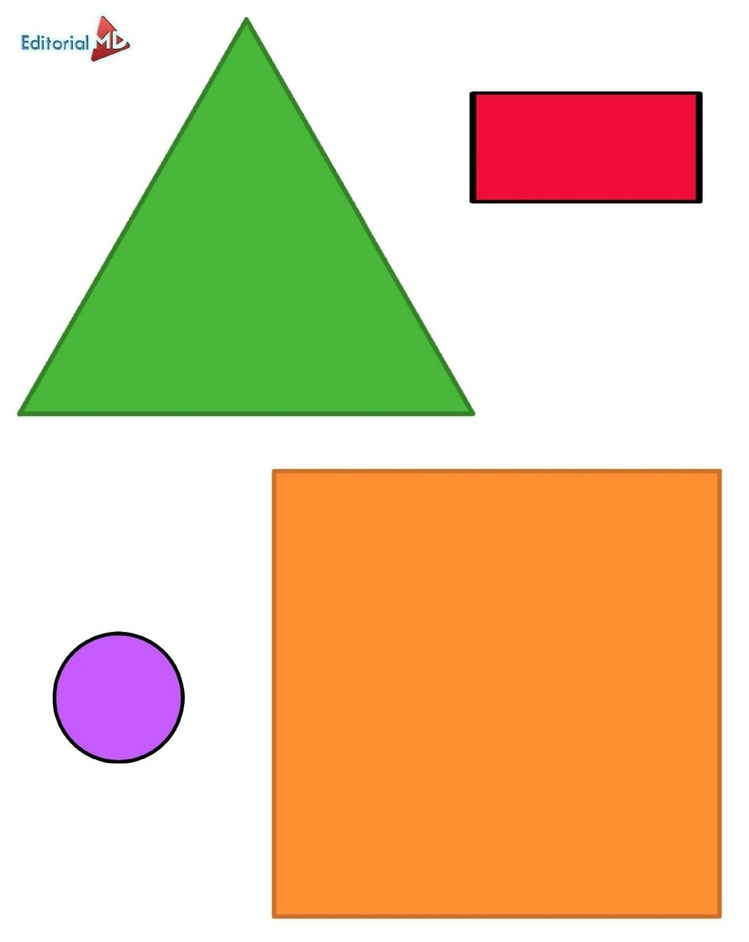
#> input picture figures.jpg, 749 x 942 px, shrunk from 1326 x 1669 before the run
$ python figurasColores.py   (older library calls are emulated)
#> lines starting #> are read from the running program, lines starting #| are printed output that depends on the picture; after the words box and inside, x2 and y2 are one past the last pixel; in counts of white or black regions, pixels touching at a corner belong together
import cv2
import numpy as np
import os

def figColor(imagenHSV):
	# Rojo
	rojoBajo1 = np.array([0, 100, 20], np.uint8)
	rojoAlto1 = np.array([10, 255, 255], np.uint8)
	rojoBajo2 = np.array([175, 100, 20], np.uint8)
	rojoAlto2 = np.array([180, 255, 255], np.uint8)

	# Naranja
	naranjaBajo = np.array([11, 100, 20], np.uint8)
	naranjaAlto = np.array([19, 255, 255], np.uint8)

	#Amarillo
	amarilloBajo = np.array([20, 100, 20], np.uint8)
	amarilloAlto = np.array([32, 255, 255], np.uint8)

	#Verde
	verdeBajo = np.array([36, 100, 20], np.uint8)
	verdeAlto = np.array([70, 255, 255], np.uint8)

	#Violeta
	violetaBajo = np.array([130, 100, 20], np.uint8)
	violetaAlto = np.array([145, 255, 255], np.uint8)

	#Rosa
	rosaBajo = np.array([146, 100, 20], np.uint8)
	rosaAlto = np.array([170, 255, 255], np.uint8)

	# Se buscan los colores en la imagen, segun los límites altos
	# y bajos dados
	maskRojo1 = cv2.inRange(imagenHSV, rojoBajo1, rojoAlto1)
	maskRojo2 = cv2.inRange(imagenHSV, rojoBajo2, rojoAlto2)
	maskRojo = cv2.add(maskRojo1, maskRojo2)
	maskNaranja = cv2.inRange(imagenHSV, naranjaBajo, naranjaAlto)
	maskAmarillo = cv2.inRange(imagenHSV, amarilloBajo, amarilloAlto)
	maskVerde = cv2.inRange(imagenHSV, verdeBajo, verdeAlto)
	maskVioleta = cv2.inRange(imagenHSV, violetaBajo, violetaAlto)
	maskRosa = cv2.inRange(imagenHSV, rosaBajo, rosaAlto)

	cntsRojo = cv2.findContours(maskRojo, cv2.RETR_EXTERNAL, cv2.CHAIN_APPROX_SIMPLE)[0] #Reemplaza por 1, si tienes OpenCV3
	cntsNaranja = cv2.findContours(maskNaranja, cv2.RETR_EXTERNAL, cv2.CHAIN_APPROX_SIMPLE)[0] #Reemplaza por 1, si tienes OpenCV3
	cntsAmarillo = cv2.findContours(maskAmarillo, cv2.RETR_EXTERNAL, cv2.CHAIN_APPROX_SIMPLE)[0] #Reemplaza por 1, si tienes OpenCV3
	cntsVerde = cv2.findContours(maskVerde, cv2.RETR_EXTERNAL, cv2.CHAIN_APPROX_SIMPLE)[0] #Reemplaza por 1, si tienes OpenCV3
	cntsVioleta = cv2.findContours(maskVioleta, cv2.RETR_EXTERNAL, cv2.CHAIN_APPROX_SIMPLE)[0] #Reemplaza por 1, si tienes OpenCV3
	cntsRosa = cv2.findContours(maskRosa, cv2.RETR_EXTERNAL, cv2.CHAIN_APPROX_SIMPLE)[0] #Reemplaza por 1, si tienes OpenCV3

	if len(cntsRojo)>0: color = 'Rojo'
	elif len(cntsNaranja)>0: color = 'Naranja'
	elif len(cntsAmarillo)>0: color = 'Amarillo'
	elif len(cntsVerde)>0: color = 'Verde'
	elif len(cntsVioleta)>0: color = 'Violeta'
	elif len(cntsRosa)>0: color = 'Rosa'

	return color

def figName(contorno,width,height):
	epsilon = 0.01*cv2.arcLength(contorno,True)
	approx = cv2.approxPolyDP(contorno,epsilon,True)

	if len(approx) == 3:
		namefig = 'Triangulo'

	if len(approx) == 4:
		aspect_ratio = float(width)/height
		if aspect_ratio == 1:
			namefig = 'Cuadrado'
		else:
			namefig = 'Rectangulo'

	if len(approx) == 5:
		namefig = 'Pentagono'

	if len(approx) == 6:
		namefig = 'Hexagono'

	if len(approx) > 10:
		namefig = 'Circulo'

	return namefig

# Obtiene la ruta del script actual
script_dir = os.path.dirname(os.path.abspath(__file__))

# Ruta completa del archivo de imagen
image_path = os.path.join(script_dir, 'figures.jpg')

# Lee la imagen
imagen = cv2.imread(image_path)
#> imagen is the input picture: shape (942, 749, 3); mean B, G, R 161.5, 199.6, 226.8
gray = cv2.cvtColor(imagen, cv2.COLOR_BGR2GRAY)
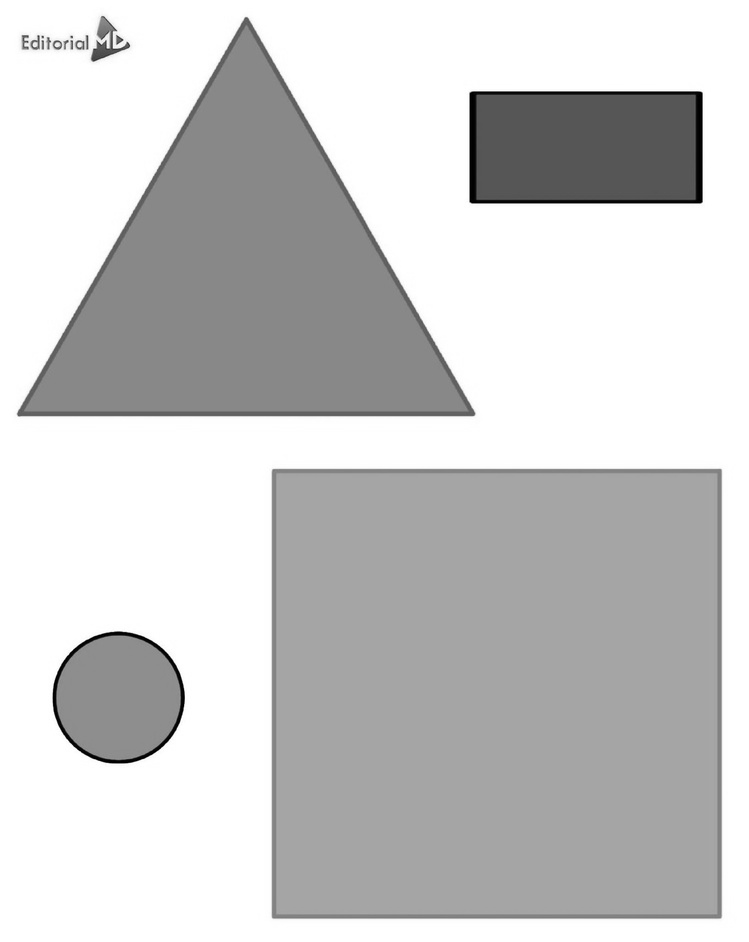
#> gray: shape (942, 749); min 0, max 255, mean 203.4
canny = cv2.Canny(gray, 10,150)
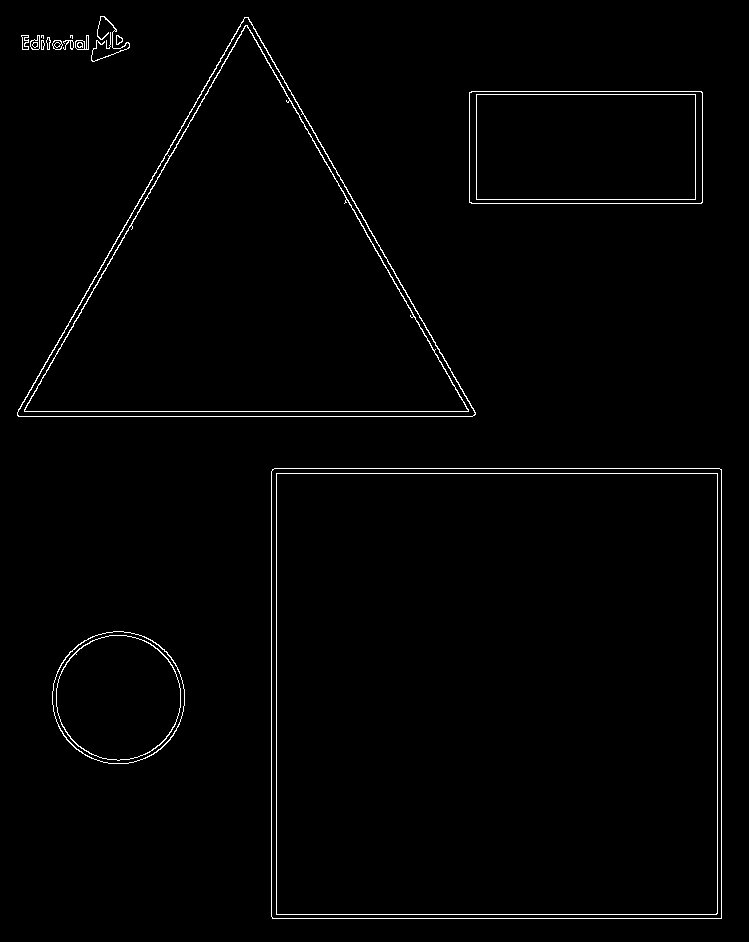
#> canny: shape (942, 749); 1.4% white in thin lines or dots
canny = cv2.dilate(canny,None,iterations=1)
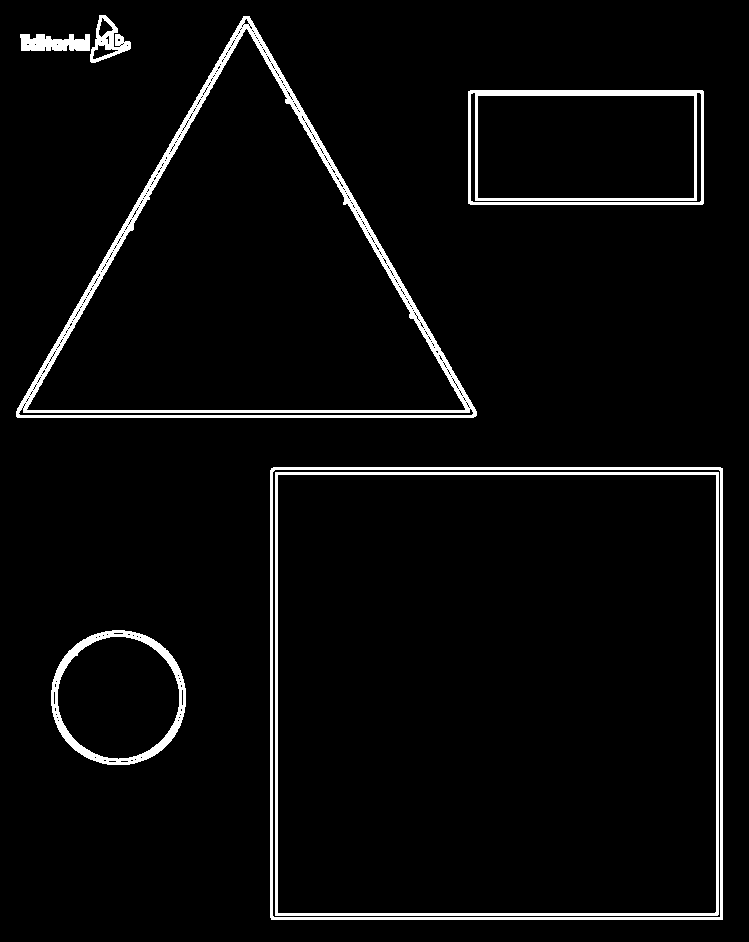
#> canny: shape (942, 749); 4.2% white; 7 white regions, largest, box (x1, y1, x2, y2) and area: (16, 16, 477, 418) 10102, (270, 467, 723, 920) 5396, (275, 472, 719, 916) 5292
canny = cv2.erode(canny,None,iterations=1)
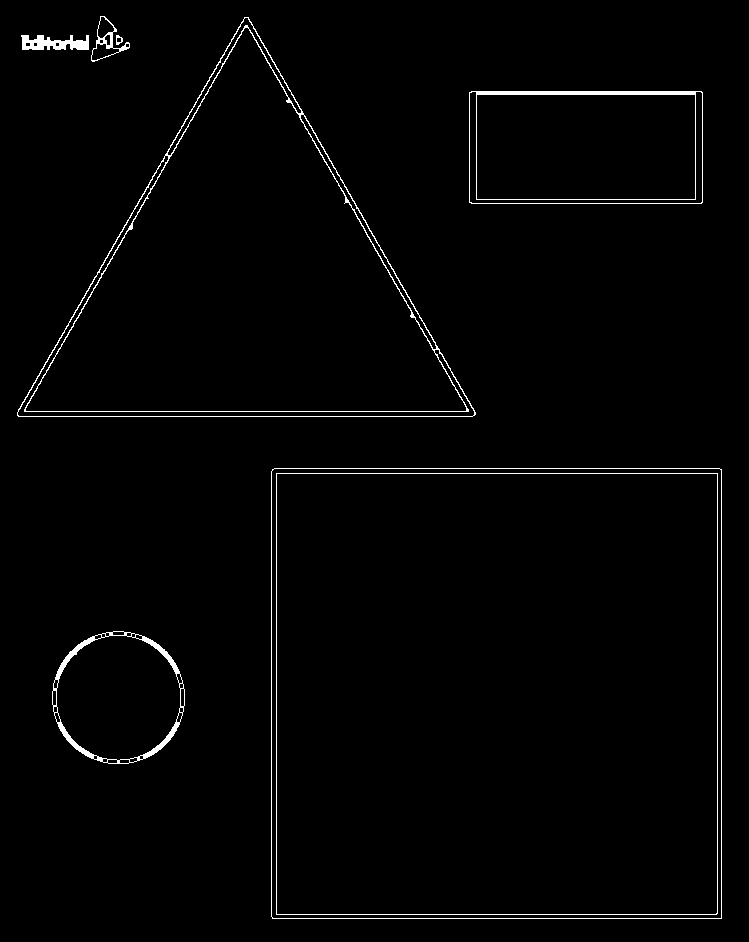
#> canny: shape (942, 749); 1.6% white in thin lines or dots
#_,cnts,_ = cv2.findContours(canny, cv2.RETR_EXTERNAL, cv2.CHAIN_APPROX_SIMPLE) #OpenCV 3
cnts,_ = cv2.findContours(canny, cv2.RETR_EXTERNAL, cv2.CHAIN_APPROX_SIMPLE) #OpenCV 4
#> cnts = 7 contours; box (x1, y1, x2, y2) and area: (271, 468, 722, 919) 202493, (17, 17, 476, 417) 92972, (469, 91, 703, 204) 26092, (52, 631, 185, 764) 13738, (91, 16, 130, 62) 724, (21, 35, 89, 50) 602, (116, 35, 123, 45) 41
imageHSV = cv2.cvtColor(imagen, cv2.COLOR_BGR2HSV)
#> imageHSV: shape (942, 749, 3); mean H, S, V 23.8, 93.7, 242

for c in cnts:
	x, y, w, h = cv2.boundingRect(c)
	imAux = np.zeros(imagen.shape[:2], dtype="uint8")
	imAux = cv2.drawContours(imAux, [c], -1, 255, -1)
	maskHSV = cv2.bitwise_and(imageHSV,imageHSV, mask=imAux)
#> (the run stopped early here; a loop or call above may not have finished)
